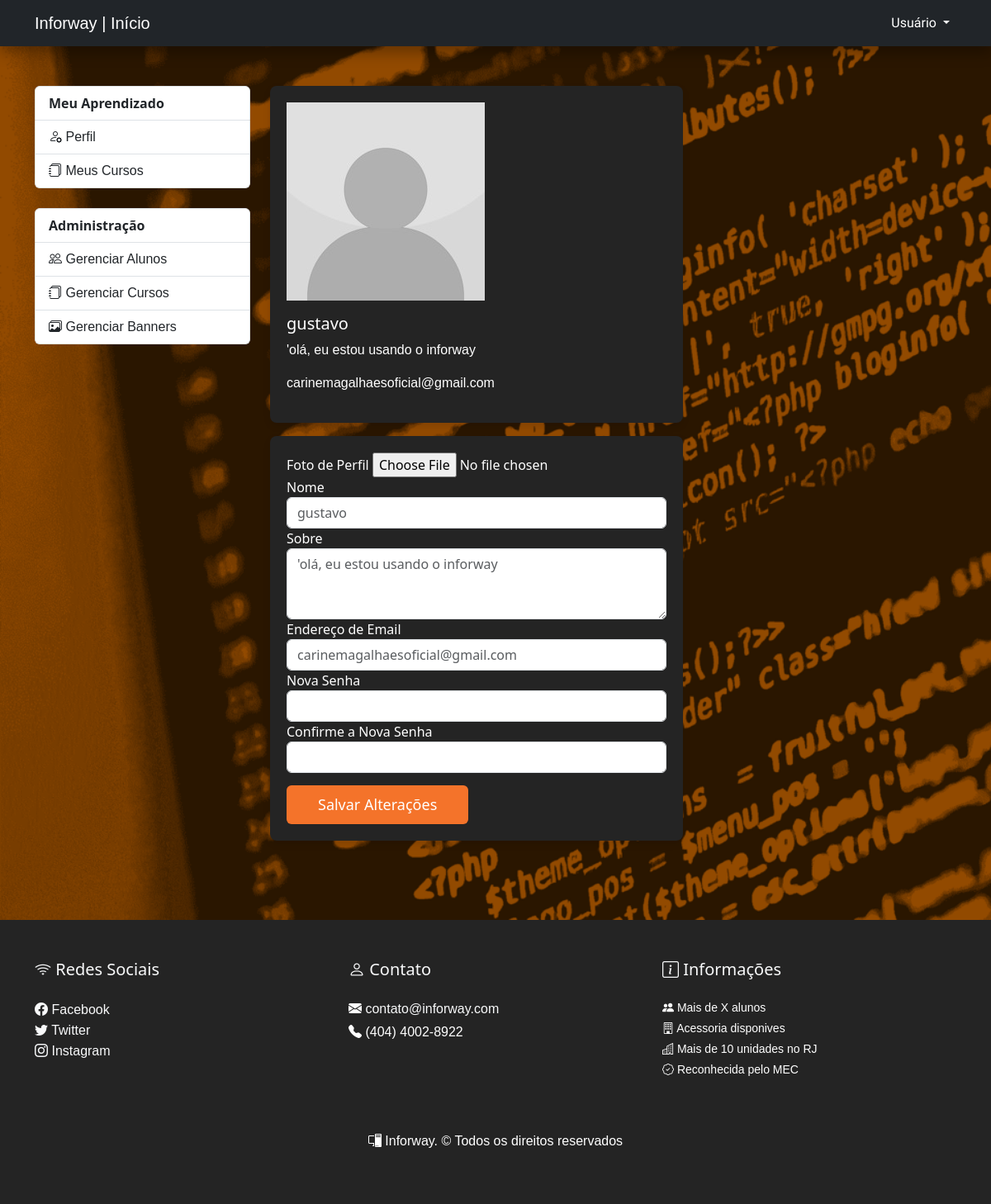
/admin/profile.php (signed in), run on the app's committed database.
### tables this page shows
CREATE TABLE `users` (
  `user_id` int(11) NOT NULL,
  `user_name` varchar(255) NOT NULL,
  `email` varchar(255) NOT NULL,
  `password` varchar(255) NOT NULL,
  `about` text NOT NULL DEFAULT 'olá, eu estou usando o inforway',
  `image_profile` varchar(255) DEFAULT 'src\\image_profile\\240_F_64672736_U5kpdGs9keUll8CRQ3p3YaEv2M6qkVY5.jpg',
  `user_level` enum('common','admin','teacher') NOT NULL,
  `cpf` varchar(255) NOT NULL,
  `Date_of_birth` date NOT NULL DEFAULT current_timestamp(),
  `create_date` timestamp NOT NULL DEFAULT current_timestamp()
);

### admin/profile.php (the view, shortened to what this page needs)
<?php
include_once('../components/admin/header.php');
$user_id = $_SESSION['user_id'];
$query = "SELECT * FROM users WHERE user_id = '$user_id'";
$result = mysqli_query($connection, $query);
if (mysqli_num_rows($result) > 0) {
    $user = mysqli_fetch_assoc($result);
    $name = $user['user_name'];
    $email = $user['email'];
    $about = $user['about'];
    $image = $user['image_profile'];
} else {
    header('Location: ../login.php');
    exit;
}
?>
<main class="container py-5">
    <div class="row">
        <div class="col-md-3">
            <?php
            include_once('../components/admin/menu_sidebar.php');
            ?>
        </div>
        <div class="col-md-9">
        <div class="row">
            <section class="col-md-4">
                <div class="card-profile">
                    <div class="card-body">
                        <img id="imagem-preview" src="<?php echo"../". $image?>" class="img-fluid mb-3" onerror="substituirImagem(this)">
                        <h5>
                            <?php echo $name ?>
                        </h5>
                        <p>
                            <?php echo $about ?>
                        </p>
                        <p>
                            <?php echo $email ?>
                        </p>
                    </div>
                </div>
                <div class="mt-3">
                    <div class="card-body-profile">
                        <form action="requests/request_edit_profile.php" method="post" enctype="multipart/form-data">
                            <div class="form-group">
                                <label for="image">Foto de Perfil</label>
                                <input type="file" id="imagem" name="image_profile" accept="image/*" onchange="preverImagem()">
                            </div>
                            <div class="form-group">
                                <label for="name">Nome</label>
                                <input type="text" class="form-control" id="name" name="user_name" placeholder="<?php echo $name ?>">
                            </div>
                            <div class="form-group">
                                <label for="about">Sobre</label>
                                <textarea class="form-control" id="about" rows="3" name="about" placeholder="<?php echo $about ?>"></textarea>
                            </div>
                            <div class="form-group">
                                <label for="email">Endereço de Email</label>
                                <input type="email" class="form-control" id="email" name="email" placeholder="<?php echo $email ?>"  >
                            </div>
                            <div class="form-group">
                                <label for="password">Nova Senha</label>
                                <input type="password" class="form-control" id="password" name="password_new">
                            </div>
                            <div class="form-group">
                                <label for="password-confirm">Confirme a Nova Senha</label>
                                <input type="password" class="form-control" id="password-confirm" name="password_new_2">
                            </div>
                            <button type="submit" class="btn btn-prf">Salvar Alterações</button>
                        </form>
                    </div>
                </div>
            </section>
        </div>
</main>
<?php
include_once('../components/admin/footer.php');
?>

### src/inforway.css (style rules this page uses)
.btn-prf { margin-top: 15px; background-color: #f4732a; }
.card-profile { width: 500px; background-color: rgb(36, 36, 36); box-shadow: 0 4px 8px rgba(0, 0, 0, 0.1); border-radius: 8px; padding: 20px; bottom: 20px; }
.card-profile h5 { color: white; }
.card-body-profile { color: #fff; width: 500px; background-color: rgb(36, 36, 36); box-shadow: 0 4px 8px rgba(0, 0, 0, 0.1); border-radius: 8px; padding: 20px; bottom: 20px; }
.btn { padding: 10px 38px; font-weight: 500; font-size: 18px; border: none; transition: 1s; color: #fff; cursor: pointer; }
.card-regi label, h2, p, a { color: #fff; font-family: 'Trebuchet MS', 'Lucida Sans Unicode', 'Lucida Grande', 'Lucida Sans', Arial, sans-serif; transition: 1s; text-decoration: none; }
body { background-image: url('../src/img/background.png'); background-repeat: no-repeat; background-size: 200%; background-attachment: fixed; }

### data on the page
users: user_name "gustavo", about "'olá, eu estou usando o inforway", email "carinemagalhaesoficial@gmail.com"

### other printed values
$_SESSION['user_name'] "Usuário"
